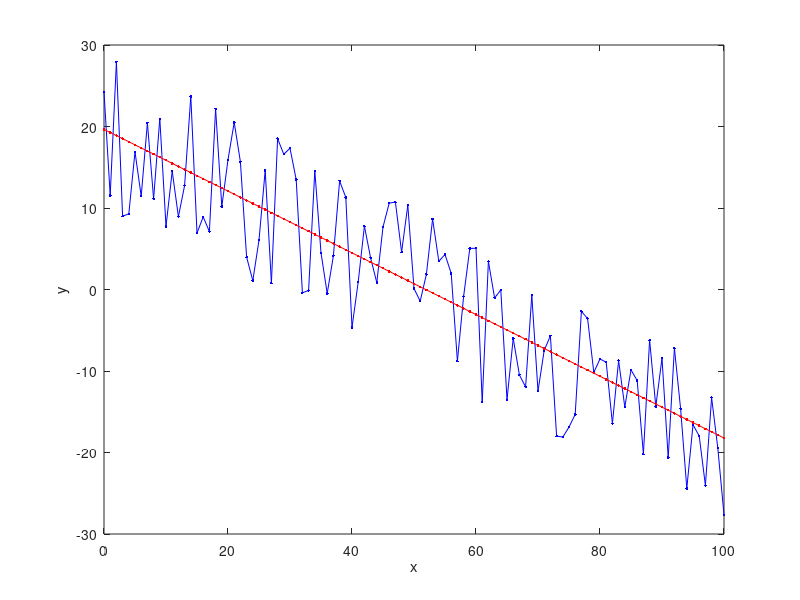
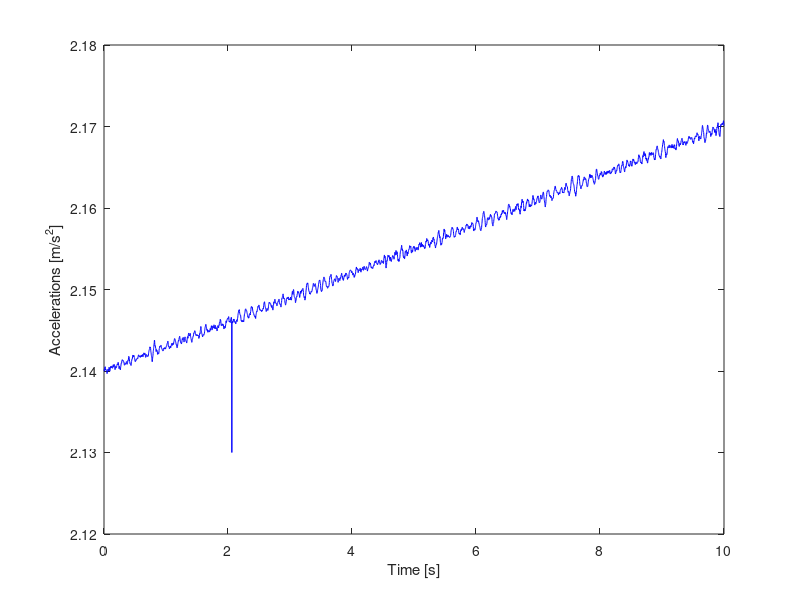

Write MATLAB code to recreate these figures, in order. (Note: this script raises an error after producing the figures.)
%%%%%%%%%%%%%%%%%%%%%%%%%%%%%%%%%%%%%%%%%%%%%%%%%
%%%%%%%%%%% EXAMPLE SIGNAL STATISTICS %%%%%%%%%%%
%%%%%%%%%%%%%%%%%%%%%%%%%%%%%%%%%%%%%%%%%%%%%%%%%


%% 01
%  Create a linear distribution following the relationship y=ax+b, where a=-0.4 and b=20 and x=0:100.
%  Add uniformely distributed random noise between -10 and 10 and plot the data (use line and markers).
%  Fit the data using a polynome of degree 1. Plot the fitting line over the data points.
%  Compute the R^2 parameter
x = 0:100;
a = -0.4;
b = 20;
y = a * x + b;

noise = (rand(size(x)) - 0.5) * 20;
yn = y + noise;
figure; plot(x,yn,'-b.'); xlabel('x'); ylabel('y');

c = polyfit(x,yn,1);
y_model = polyval(c,x);
hold on; plot(x,y_model,'-r.');

R2 = 1 - sum((yn - y_model).^2) / sum((yn - mean(yn)).^2);

%% 02
%  Import the noise time serie in the 10s_noise_record.mat file, containing a 10 s seismic noise record (noise vector, in m/s^2) and its sampling interval (SI).
%  Build a time vector starting at zero and plot the series.
%  Which kind of processing does this data need? Apply all the necessary operations.
%  Which is the noise level (standard deviation)? Plot the two horizontal lines delimiting the (mean-std, mean+std) interval over your data.
%  Plot the frequency histogram. Does it approximate a normal distribution? 
clear
clc

load('10s_noise_record.mat')
t = 0:SI:SI*(length(noise)-1);
figure(); plot(t,noise,'b'); xlabel('Time [s]'); ylabel('Accelerations [m/s^2]');

noise_detrend = detrend(noise,'SamplePoints',t);
figure; plot(t,noise_detrend,'b');
[noise_claen, Iout] = rmoutliers(noise_detrend,'mean','ThresholdFactor',4);
figure; plot(t(~Iout),noise_claen);

stdev = std(noise_claen);
hold on; plot(t,ones(size(t))*mean(noise_claen),'m');
hold on; plot(t,ones(size(t))*mean(noise_claen)+stdev,'m');
hold on; plot(t,ones(size(t))*mean(noise_claen)-stdev,'m');

figure; hist(noise_claen);